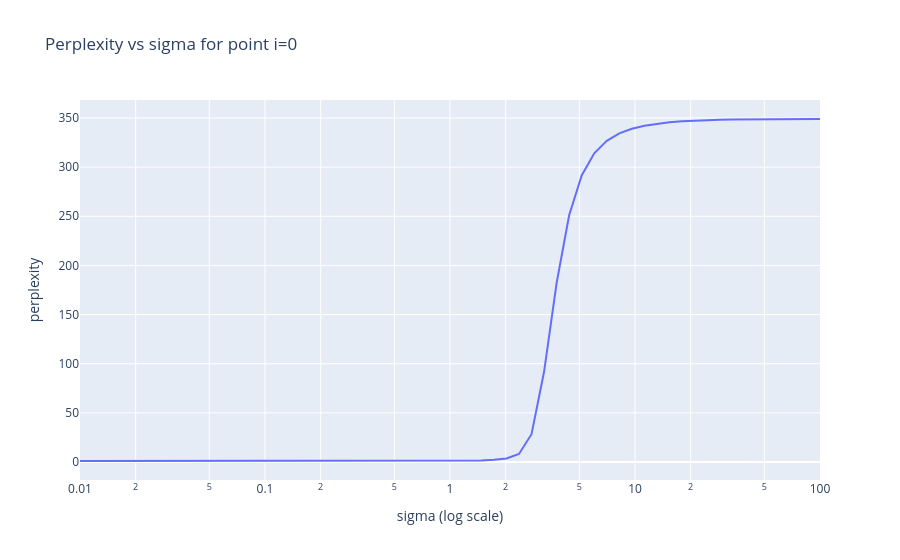

Source (notebook cell):
### Markdown cell above
---

# 5) Perplexity — the user-facing “knob”

The slides describe perplexity as a **smooth, probabilistic k‑NN**:

\[
\mathrm{Perp}(P_i) = 2^{H(P_i)},\qquad
H(P_i) = -\sum_{j\neq i} p_{j|i}\log_2 p_{j|i}
\]

In practice, t‑SNE chooses \(\sigma_i\) by **binary search** so that each point’s conditional distribution has the target perplexity.

We’ll implement that search for one point and visualize how \(\sigma\) controls perplexity.

### Code cell
def perplexity_from_p(p):
    p = p[p > 0]
    H = -np.sum(p * np.log2(p))
    return 2**H

def sigma_for_target_perplexity(X, i, target_perp, tol=1e-3, max_iter=60):
    # Binary search on sigma. Search over log(sigma) for numerical stability.
    lo, hi = -10.0, 10.0
    for _ in range(max_iter):
        mid = 0.5*(lo+hi)
        sigma = np.exp(mid)
        p = p_conditional_for_point(X, i, sigma)
        perp = perplexity_from_p(p)
        if abs(perp - target_perp) < tol:
            return sigma, perp
        if perp > target_perp:
            # Too flat -> sigma too large
            hi = mid
        else:
            lo = mid
    sigma = np.exp(0.5*(lo+hi))
    p = p_conditional_for_point(X, i, sigma)
    return sigma, perplexity_from_p(p)

def perplexity_curve(X, i, sigmas):
    perps = []
    for s in sigmas:
        perps.append(perplexity_from_p(p_conditional_for_point(X, i, s)))
    return np.array(perps)

i = 0
sigmas = np.logspace(-2, 2, 60)
perps = perplexity_curve(X_demo, i=i, sigmas=sigmas)

fig = go.Figure()
fig.add_trace(go.Scatter(x=sigmas, y=perps, mode="lines"))
fig.update_layout(title=f"Perplexity vs sigma for point i={i}",
                  xaxis_title="sigma (log scale)", yaxis_title="perplexity",
                  xaxis_type="log")
fig.show()

for target in [5, 15, 30, 50]:
    s, p = sigma_for_target_perplexity(X_demo, i=i, target_perp=target)
    print(f"target perp={target:>2} -> sigma≈{s:.4g} (achieved perp≈{p:.3f})")

### Figure 1 — Plotly figure (JSON) as saved in the notebook; plotly's stock layout.template omitted (floating-point values rounded to 4 significant figures)
{"data": [{"mode": "lines", "type": "scatter", "x": [0.01, 0.01169, 0.01366, 0.01597, 0.01867, 0.02183, 0.02551, 0.02982, 0.03486, 0.04075, 0.04764, 0.05569, 0.0651, 0.07609, 0.08895, 0.104, 0.1215, 0.1421, 0.1661, 0.1941, 0.227, 0.2653, 0.3101, 0.3625, 0.4238, 0.4954, 0.579, 0.6769, 0.7912, 0.9249, 1.081, 1.264, 1.477, 1.727, 2.019, 2.36, 2.759, 3.225, 3.769, 4.406, 5.151, 6.021, 7.038, 8.227, 9.617, 11.24, 13.14, 15.36, 17.96, 20.99, 24.54, 28.68, 33.53, 39.19, 45.82, 53.56, 62.61, 73.18, 85.55, 100.0], "y": [1.0, 1.0, 1.0, 1.0, 1.0, 1.0, 1.0, 1.0, 1.0, 1.0, 1.0, 1.0, 1.0, 1.0, 1.0, 1.0, 1.0, 1.0, 1.0, 1.0, 1.0, 1.0, 1.0, 1.0, 1.0, 1.0, 1.0, 1.0, 1.001, 1.008, 1.047, 1.177, 1.498, 2.17, 3.618, 8.163, 28.26, 91.78, 182.1, 251.1, 291.6, 314.1, 326.8, 334.4, 339.1, 342.1, 344.2, 345.6, 346.7, 347.4, 348.0, 348.3, 348.6, 348.8, 348.9, 348.9, 349.0, 349.0, 349.0, 349.0]}], "layout": {"title": {"text": "Perplexity vs sigma for point i=0"}, "xaxis": {"title": {"text": "sigma (log scale)"}, "type": "log"}, "yaxis": {"title": {"text": "perplexity"}}}}
